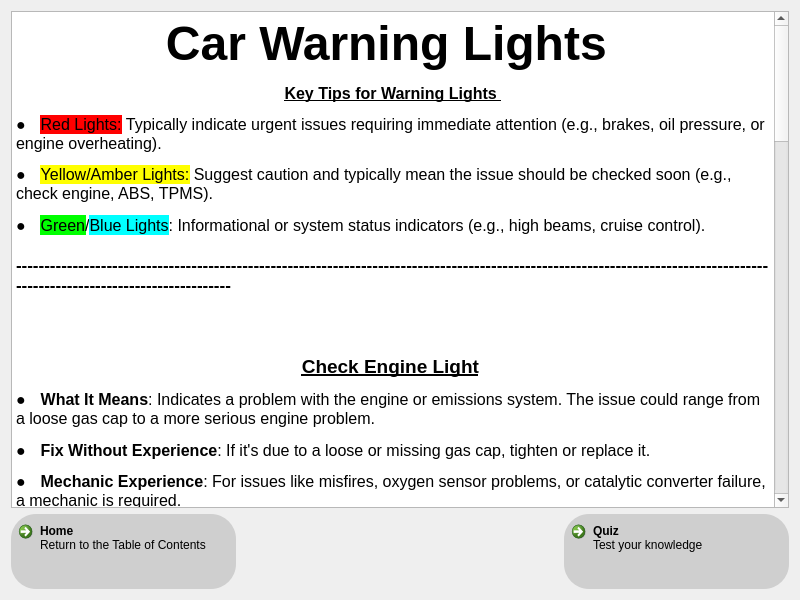
<?xml version="1.0" encoding="UTF-8"?>
<ui version="4.0">
 <class>warningLightsInfoForm</class>
 <widget class="QWidget" name="warningLightsInfoForm">
  <property name="geometry">
   <rect>
    <x>0</x>
    <y>0</y>
    <width>800</width>
    <height>600</height>
   </rect>
  </property>
  <property name="sizePolicy">
   <sizepolicy hsizetype="Expanding" vsizetype="Expanding">
    <horstretch>0</horstretch>
    <verstretch>0</verstretch>
   </sizepolicy>
  </property>
  <property name="minimumSize">
   <size>
    <width>800</width>
    <height>600</height>
   </size>
  </property>
  <property name="maximumSize">
   <size>
    <width>3840</width>
    <height>2160</height>
   </size>
  </property>
  <property name="windowTitle">
   <string>Form</string>
  </property>
  <layout class="QVBoxLayout" name="verticalLayout" stretch="0,0">
   <item>
    <widget class="QTextBrowser" name="textBrowser">
     <property name="html">
      <string>&lt;!DOCTYPE HTML PUBLIC &quot;-//W3C//DTD HTML 4.0//EN&quot; &quot;http://www.w3.org/TR/REC-html40/strict.dtd&quot;&gt;
&lt;html&gt;&lt;head&gt;&lt;meta name=&quot;qrichtext&quot; content=&quot;1&quot; /&gt;&lt;meta charset=&quot;utf-8&quot; /&gt;&lt;style type=&quot;text/css&quot;&gt;
p, li { white-space: pre-wrap; }
hr { height: 1px; border-width: 0; }
li.unchecked::marker { content: &quot;\2610&quot;; }
li.checked::marker { content: &quot;\2612&quot;; }
&lt;/style&gt;&lt;/head&gt;&lt;body style=&quot; font-family:'.AppleSystemUIFont'; font-size:13pt; font-weight:400; font-style:normal;&quot;&gt;
&lt;p align=&quot;center&quot; style=&quot; margin-top:0px; margin-bottom:12px; margin-left:0px; margin-right:0px; -qt-block-indent:0; text-indent:0px;&quot;&gt;&lt;span style=&quot; font-size:36pt; font-weight:700;&quot;&gt;Car Warning Lights&lt;/span&gt;&lt;span style=&quot; font-size:36pt;&quot;&gt; &lt;/span&gt;&lt;/p&gt;
&lt;p align=&quot;center&quot; style=&quot; margin-top:0px; margin-bottom:12px; margin-left:0px; margin-right:0px; -qt-block-indent:0; text-indent:0px;&quot;&gt;&lt;span style=&quot; font-size:12pt; font-weight:700; text-decoration: underline;&quot;&gt;Key Tips for Warning Lights&lt;/span&gt;&lt;span style=&quot; font-weight:700; text-decoration: underline;&quot;&gt; &lt;/span&gt;&lt;/p&gt;
&lt;p style=&quot; margin-top:0px; margin-bottom:0px; margin-left:0px; margin-right:0px; -qt-block-indent:0; text-indent:0px;&quot;&gt;&lt;span style=&quot; font-size:12pt;&quot;&gt;●&lt;/span&gt;&lt;span style=&quot; font-family:'Times New Roman'; font-size:7pt;&quot;&gt;      &lt;/span&gt;&lt;span style=&quot; font-size:12pt; color:#000000; background-color:#ff0000;&quot;&gt;Red Lights:&lt;/span&gt;&lt;span style=&quot; font-size:12pt; color:#000000;&quot;&gt; &lt;/span&gt;&lt;span style=&quot; font-size:12pt;&quot;&gt;Typically indicate urgent issues requiring immediate attention (e.g., brakes, oil pressure, or engine overheating).&lt;/span&gt; &lt;/p&gt;
&lt;p style=&quot; margin-top:12px; margin-bottom:12px; margin-left:0px; margin-right:0px; -qt-block-indent:0; text-indent:0px;&quot;&gt;&lt;span style=&quot; font-size:12pt;&quot;&gt;●&lt;/span&gt;&lt;span style=&quot; font-family:'Times New Roman'; font-size:7pt;&quot;&gt;      &lt;/span&gt;&lt;span style=&quot; font-size:12pt; background-color:#ffff00;&quot;&gt;Yellow/Amber Lights:&lt;/span&gt;&lt;span style=&quot; font-size:12pt;&quot;&gt; Suggest caution and typically mean the issue should be checked soon (e.g., check engine, ABS, TPMS).&lt;/span&gt; &lt;/p&gt;
&lt;p style=&quot; margin-top:0px; margin-bottom:0px; margin-left:0px; margin-right:0px; -qt-block-indent:0; text-indent:0px;&quot;&gt;&lt;span style=&quot; font-size:12pt;&quot;&gt;●&lt;/span&gt;&lt;span style=&quot; font-family:'Times New Roman'; font-size:7pt;&quot;&gt;      &lt;/span&gt;&lt;span style=&quot; font-size:12pt; background-color:#00ff00;&quot;&gt;Green&lt;/span&gt;&lt;span style=&quot; font-size:12pt;&quot;&gt;/&lt;/span&gt;&lt;span style=&quot; font-size:12pt; background-color:#00ffff;&quot;&gt;Blue Lights&lt;/span&gt;&lt;span style=&quot; font-size:12pt;&quot;&gt;: Informational or system status indicators (e.g., high beams, cruise control).&lt;/span&gt; &lt;/p&gt;
&lt;p style=&quot;-qt-paragraph-type:empty; margin-top:0px; margin-bottom:0px; margin-left:0px; margin-right:0px; -qt-block-indent:0; text-indent:0px;&quot;&gt;&lt;br /&gt;&lt;/p&gt;
&lt;p style=&quot; margin-top:0px; margin-bottom:0px; margin-left:0px; margin-right:0px; -qt-block-indent:0; text-indent:0px;&quot;&gt;&lt;span style=&quot; font-family:'Arial','sans-serif'; font-weight:700;&quot;&gt;---------------------------------------------------------------------------------------------------------------------------------------------------------------------------&lt;/span&gt;&lt;/p&gt;
&lt;p style=&quot;-qt-paragraph-type:empty; margin-top:0px; margin-bottom:0px; margin-left:0px; margin-right:0px; -qt-block-indent:0; text-indent:0px; font-family:'Arial','sans-serif'; font-weight:700;&quot;&gt;&lt;br /&gt;&lt;/p&gt;
&lt;p align=&quot;center&quot; style=&quot; margin-top:0px; margin-bottom:0px; margin-left:0px; margin-right:0px; -qt-block-indent:0; text-indent:0px;&quot;&gt; &lt;img src=&quot;:/images/CheckEngineLight.png&quot; width=&quot;150&quot; height=&quot;100&quot; /&gt;&lt;/p&gt;
&lt;p align=&quot;center&quot; style=&quot;-qt-paragraph-type:empty; margin-top:0px; margin-bottom:0px; margin-left:0px; margin-right:0px; -qt-block-indent:0; text-indent:0px;&quot;&gt;&lt;br /&gt;&lt;/p&gt;
&lt;p align=&quot;center&quot; style=&quot; margin-top:0px; margin-bottom:12px; margin-left:0px; margin-right:0px; -qt-block-indent:0; text-indent:0px;&quot;&gt;&lt;span style=&quot; font-size:14pt; font-weight:700; text-decoration: underline;&quot;&gt;Check Engine Light&lt;/span&gt;&lt;span style=&quot; font-size:14pt; font-weight:700;&quot;&gt; &lt;/span&gt;&lt;/p&gt;
&lt;p style=&quot; margin-top:0px; margin-bottom:0px; margin-left:0px; margin-right:0px; -qt-block-indent:0; text-indent:0px;&quot;&gt;&lt;span style=&quot; font-size:12pt;&quot;&gt;●&lt;/span&gt;&lt;span style=&quot; font-family:'Times New Roman'; font-size:7pt;&quot;&gt;      &lt;/span&gt;&lt;span style=&quot; font-size:12pt; font-weight:700;&quot;&gt;What It Means&lt;/span&gt;&lt;span style=&quot; font-size:12pt;&quot;&gt;: Indicates a problem with the engine or emissions system. The issue could range from a loose gas cap to a more serious engine problem.&lt;/span&gt; &lt;/p&gt;
&lt;p style=&quot; margin-top:12px; margin-bottom:12px; margin-left:0px; margin-right:0px; -qt-block-indent:0; text-indent:0px;&quot;&gt;&lt;span style=&quot; font-size:12pt;&quot;&gt;●&lt;/span&gt;&lt;span style=&quot; font-family:'Times New Roman'; font-size:7pt;&quot;&gt;      &lt;/span&gt;&lt;span style=&quot; font-size:12pt; font-weight:700;&quot;&gt;Fix Without Experience&lt;/span&gt;&lt;span style=&quot; font-size:12pt;&quot;&gt;: If it's due to a loose or missing gas cap, tighten or replace it.&lt;/span&gt; &lt;/p&gt;
&lt;p style=&quot; margin-top:0px; margin-bottom:0px; margin-left:0px; margin-right:0px; -qt-block-indent:0; text-indent:0px;&quot;&gt;&lt;span style=&quot; font-size:12pt;&quot;&gt;●&lt;/span&gt;&lt;span style=&quot; font-family:'Times New Roman'; font-size:7pt;&quot;&gt;      &lt;/span&gt;&lt;span style=&quot; font-size:12pt; font-weight:700;&quot;&gt;Mechanic Experience&lt;/span&gt;&lt;span style=&quot; font-size:12pt;&quot;&gt;: For issues like misfires, oxygen sensor problems, or catalytic converter failure, a mechanic is required.&lt;/span&gt; &lt;/p&gt;
&lt;p style=&quot;-qt-paragraph-type:empty; margin-top:0px; margin-bottom:0px; margin-left:0px; margin-right:0px; -qt-block-indent:0; text-indent:0px;&quot;&gt;&lt;br /&gt;&lt;/p&gt;
&lt;p style=&quot; margin-top:0px; margin-bottom:0px; margin-left:0px; margin-right:0px; -qt-block-indent:0; text-indent:0px;&quot;&gt;&lt;span style=&quot; font-family:'Arial','sans-serif'; font-weight:700;&quot;&gt;---------------------------------------------------------------------------------------------------------------------------------------------------------------------------&lt;/span&gt;&lt;/p&gt;
&lt;p style=&quot;-qt-paragraph-type:empty; margin-top:0px; margin-bottom:0px; margin-left:0px; margin-right:0px; -qt-block-indent:0; text-indent:0px;&quot;&gt;&lt;br /&gt;&lt;/p&gt;
&lt;p align=&quot;center&quot; style=&quot; margin-top:0px; margin-bottom:0px; margin-left:0px; margin-right:0px; -qt-block-indent:0; text-indent:0px;&quot;&gt;&lt;img src=&quot;:/images/oilPressureLight.png&quot; /&gt;&lt;/p&gt;
&lt;p align=&quot;center&quot; style=&quot;-qt-paragraph-type:empty; margin-top:0px; margin-bottom:12px; margin-left:0px; margin-right:0px; -qt-block-indent:0; text-indent:0px;&quot;&gt;&lt;br /&gt;&lt;/p&gt;
&lt;p align=&quot;center&quot; style=&quot; margin-top:0px; margin-bottom:12px; margin-left:0px; margin-right:0px; -qt-block-indent:0; text-indent:0px;&quot;&gt;&lt;span style=&quot; font-size:14pt; font-weight:700; text-decoration: underline;&quot;&gt;Oil Pressure Warning Light &lt;/span&gt;&lt;/p&gt;
&lt;p style=&quot; margin-top:0px; margin-bottom:0px; margin-left:0px; margin-right:0px; -qt-block-indent:0; text-indent:0px;&quot;&gt;&lt;span style=&quot; font-size:12pt;&quot;&gt;●&lt;/span&gt;&lt;span style=&quot; font-family:'Times New Roman'; font-size:7pt;&quot;&gt;      &lt;/span&gt;&lt;span style=&quot; font-size:12pt; font-weight:700;&quot;&gt;What It Means&lt;/span&gt;&lt;span style=&quot; font-size:12pt;&quot;&gt;: Indicates low oil pressure, which could be due to low oil levels or a more serious problem like an oil pump failure.&lt;/span&gt; &lt;/p&gt;
&lt;p style=&quot; margin-top:12px; margin-bottom:12px; margin-left:0px; margin-right:0px; -qt-block-indent:0; text-indent:0px;&quot;&gt;&lt;span style=&quot; font-size:12pt;&quot;&gt;●&lt;/span&gt;&lt;span style=&quot; font-family:'Times New Roman'; font-size:7pt;&quot;&gt;      &lt;/span&gt;&lt;span style=&quot; font-size:12pt; font-weight:700;&quot;&gt;Fix Without Experience&lt;/span&gt;&lt;span style=&quot; font-size:12pt;&quot;&gt;: Check the oil level and add oil if it’s low.&lt;/span&gt; &lt;/p&gt;
&lt;p style=&quot; margin-top:0px; margin-bottom:0px; margin-left:0px; margin-right:0px; -qt-block-indent:0; text-indent:0px;&quot;&gt;&lt;span style=&quot; font-size:12pt;&quot;&gt;●&lt;/span&gt;&lt;span style=&quot; font-family:'Times New Roman'; font-size:7pt;&quot;&gt;      &lt;/span&gt;&lt;span style=&quot; font-size:12pt; font-weight:700;&quot;&gt;Mechanic Experience&lt;/span&gt;&lt;span style=&quot; font-size:12pt;&quot;&gt;: If the light stays on after adding oil, a mechanic should inspect for leaks or pump failure.&lt;/span&gt; &lt;/p&gt;
&lt;p style=&quot;-qt-paragraph-type:empty; margin-top:0px; margin-bottom:0px; margin-left:0px; margin-right:0px; -qt-block-indent:0; text-indent:0px;&quot;&gt;&lt;br /&gt;&lt;/p&gt;
&lt;p style=&quot; margin-top:0px; margin-bottom:0px; margin-left:0px; margin-right:0px; -qt-block-indent:0; text-indent:0px;&quot;&gt;&lt;span style=&quot; font-family:'Arial','sans-serif'; font-weight:700;&quot;&gt;---------------------------------------------------------------------------------------------------------------------------------------------------------------------------&lt;/span&gt;&lt;/p&gt;
&lt;p style=&quot;-qt-paragraph-type:empty; margin-top:0px; margin-bottom:0px; margin-left:0px; margin-right:0px; -qt-block-indent:0; text-indent:0px;&quot;&gt;&lt;br /&gt;&lt;/p&gt;
&lt;p align=&quot;center&quot; style=&quot; margin-top:0px; margin-bottom:0px; margin-left:0px; margin-right:0px; -qt-block-indent:0; text-indent:0px;&quot;&gt;&lt;img src=&quot;:/images/BatteryWarningLight.png&quot; width=&quot;150&quot; height=&quot;100&quot; /&gt;&lt;/p&gt;
&lt;p align=&quot;center&quot; style=&quot;-qt-paragraph-type:empty; margin-top:0px; margin-bottom:0px; margin-left:0px; margin-right:0px; -qt-block-indent:0; text-indent:0px;&quot;&gt;&lt;br /&gt;&lt;/p&gt;
&lt;p align=&quot;center&quot; style=&quot; margin-top:0px; margin-bottom:12px; margin-left:0px; margin-right:0px; -qt-block-indent:0; text-indent:0px;&quot;&gt;&lt;span style=&quot; font-size:14pt; font-weight:700; text-decoration: underline;&quot;&gt;Battery/Charging System Warning Light &lt;/span&gt;&lt;/p&gt;
&lt;p style=&quot; margin-top:0px; margin-bottom:0px; margin-left:0px; margin-right:0px; -qt-block-indent:0; text-indent:0px;&quot;&gt;&lt;span style=&quot; font-size:12pt;&quot;&gt;●&lt;/span&gt;&lt;span style=&quot; font-family:'Times New Roman'; font-size:7pt;&quot;&gt;      &lt;/span&gt;&lt;span style=&quot; font-size:12pt; font-weight:700;&quot;&gt;What It Means&lt;/span&gt;&lt;span style=&quot; font-size:12pt;&quot;&gt;: Suggests a problem with the battery or alternator, meaning the car’s electrical system isn’t being charged.&lt;/span&gt; &lt;/p&gt;
&lt;p style=&quot; margin-top:12px; margin-bottom:12px; margin-left:0px; margin-right:0px; -qt-block-indent:0; text-indent:0px;&quot;&gt;&lt;span style=&quot; font-size:12pt;&quot;&gt;●&lt;/span&gt;&lt;span style=&quot; font-family:'Times New Roman'; font-size:7pt;&quot;&gt;      &lt;/span&gt;&lt;span style=&quot; font-size:12pt; font-weight:700;&quot;&gt;Fix Without Experience&lt;/span&gt;&lt;span style=&quot; font-size:12pt;&quot;&gt;: Check the battery terminals for corrosion and clean them. Ensure connections are tight.&lt;/span&gt; &lt;/p&gt;
&lt;p style=&quot; margin-top:0px; margin-bottom:0px; margin-left:0px; margin-right:0px; -qt-block-indent:0; text-indent:0px;&quot;&gt;&lt;span style=&quot; font-size:12pt;&quot;&gt;●&lt;/span&gt;&lt;span style=&quot; font-family:'Times New Roman'; font-size:7pt;&quot;&gt;      &lt;/span&gt;&lt;span style=&quot; font-size:12pt; font-weight:700;&quot;&gt;Mechanic Experience&lt;/span&gt;&lt;span style=&quot; font-size:12pt;&quot;&gt;: If the battery or alternator needs replacing, professional assistance is required.&lt;/span&gt; &lt;/p&gt;
&lt;p style=&quot;-qt-paragraph-type:empty; margin-top:0px; margin-bottom:0px; margin-left:0px; margin-right:0px; -qt-block-indent:0; text-indent:0px;&quot;&gt;&lt;br /&gt;&lt;/p&gt;
&lt;p style=&quot; margin-top:0px; margin-bottom:0px; margin-left:0px; margin-right:0px; -qt-block-indent:0; text-indent:0px;&quot;&gt;&lt;span style=&quot; font-family:'Arial','sans-serif'; font-weight:700;&quot;&gt;---------------------------------------------------------------------------------------------------------------------------------------------------------------------------&lt;/span&gt;&lt;/p&gt;
&lt;p style=&quot;-qt-paragraph-type:empty; margin-top:0px; margin-bottom:0px; margin-left:0px; margin-right:0px; -qt-block-indent:0; text-indent:0px; font-family:'Arial','sans-serif'; font-weight:700;&quot;&gt;&lt;br /&gt;&lt;/p&gt;
&lt;p align=&quot;center&quot; style=&quot; margin-top:0px; margin-bottom:0px; margin-left:0px; margin-right:0px; -qt-block-indent:0; text-indent:0px;&quot;&gt;&lt;img src=&quot;:/images/BrakeWarningLight.png&quot; width=&quot;150&quot; height=&quot;100&quot; /&gt;&lt;/p&gt;
&lt;p style=&quot;-qt-paragraph-type:empty; margin-top:0px; margin-bottom:0px; margin-left:0px; margin-right:0px; -qt-block-indent:0; text-indent:0px;&quot;&gt;&lt;br /&gt;&lt;/p&gt;
&lt;p align=&quot;center&quot; style=&quot; margin-top:0px; margin-bottom:12px; margin-left:0px; margin-right:0px; -qt-block-indent:0; text-indent:0px;&quot;&gt;&lt;span style=&quot; font-size:14pt; font-weight:700; text-decoration: underline;&quot;&gt;Brake System Warning Light &lt;/span&gt;&lt;/p&gt;
&lt;p style=&quot; margin-top:0px; margin-bottom:0px; margin-left:0px; margin-right:0px; -qt-block-indent:0; text-indent:0px;&quot;&gt;&lt;span style=&quot; font-size:12pt;&quot;&gt;●&lt;/span&gt;&lt;span style=&quot; font-family:'Times New Roman'; font-size:7pt;&quot;&gt;      &lt;/span&gt;&lt;span style=&quot; font-size:12pt; font-weight:700;&quot;&gt;What It Means&lt;/span&gt;&lt;span style=&quot; font-size:12pt;&quot;&gt;: Indicates low brake fluid, worn brake pads, or a problem with the brake system.&lt;/span&gt; &lt;/p&gt;
&lt;p style=&quot; margin-top:12px; margin-bottom:12px; margin-left:0px; margin-right:0px; -qt-block-indent:0; text-indent:0px;&quot;&gt;&lt;span style=&quot; font-size:12pt;&quot;&gt;●&lt;/span&gt;&lt;span style=&quot; font-family:'Times New Roman'; font-size:7pt;&quot;&gt;      &lt;/span&gt;&lt;span style=&quot; font-size:12pt; font-weight:700;&quot;&gt;Fix Without Experience&lt;/span&gt;&lt;span style=&quot; font-size:12pt;&quot;&gt;: Check and top off brake fluid if it’s low.&lt;/span&gt; &lt;/p&gt;
&lt;p style=&quot; margin-top:0px; margin-bottom:0px; margin-left:0px; margin-right:0px; -qt-block-indent:0; text-indent:0px;&quot;&gt;&lt;span style=&quot; font-size:12pt;&quot;&gt;●&lt;/span&gt;&lt;span style=&quot; font-family:'Times New Roman'; font-size:7pt;&quot;&gt;      &lt;/span&gt;&lt;span style=&quot; font-size:12pt; font-weight:700;&quot;&gt;Mechanic Experience&lt;/span&gt;&lt;span style=&quot; font-size:12pt;&quot;&gt;: If the problem persists or brakes feel soft, seek a mechanic immediately.&lt;/span&gt; &lt;/p&gt;
&lt;p style=&quot;-qt-paragraph-type:empty; margin-top:0px; margin-bottom:0px; margin-left:0px; margin-right:0px; -qt-block-indent:0; text-indent:0px;&quot;&gt;&lt;br /&gt;&lt;/p&gt;
&lt;p style=&quot; margin-top:0px; margin-bottom:0px; margin-left:0px; margin-right:0px; -qt-block-indent:0; text-indent:0px;&quot;&gt;&lt;span style=&quot; font-family:'Arial','sans-serif'; font-weight:700;&quot;&gt;---------------------------------------------------------------------------------------------------------------------------------------------------------------------------&lt;/span&gt;&lt;/p&gt;
&lt;p style=&quot;-qt-paragraph-type:empty; margin-top:0px; margin-bottom:0px; margin-left:0px; margin-right:0px; -qt-block-indent:0; text-indent:0px;&quot;&gt;&lt;br /&gt;&lt;/p&gt;
&lt;p align=&quot;center&quot; style=&quot; margin-top:0px; margin-bottom:0px; margin-left:0px; margin-right:0px; -qt-block-indent:0; text-indent:0px;&quot;&gt;&lt;img src=&quot;:/images/tirePressureWarning.png&quot; width=&quot;150&quot; height=&quot;100&quot; /&gt;&lt;/p&gt;
&lt;p style=&quot;-qt-paragraph-type:empty; margin-top:0px; margin-bottom:0px; margin-left:0px; margin-right:0px; -qt-block-indent:0; text-indent:0px;&quot;&gt;&lt;br /&gt;&lt;/p&gt;
&lt;p align=&quot;center&quot; style=&quot; margin-top:0px; margin-bottom:12px; margin-left:0px; margin-right:0px; -qt-block-indent:0; text-indent:0px;&quot;&gt;&lt;span style=&quot; font-size:14pt; font-weight:700; text-decoration: underline;&quot;&gt;Tire Pressure Monitoring System (TPMS) Light &lt;/span&gt;&lt;/p&gt;
&lt;p style=&quot; margin-top:0px; margin-bottom:0px; margin-left:0px; margin-right:0px; -qt-block-indent:0; text-indent:0px;&quot;&gt;&lt;span style=&quot; font-size:12pt;&quot;&gt;●&lt;/span&gt;&lt;span style=&quot; font-family:'Times New Roman'; font-size:7pt;&quot;&gt;      &lt;/span&gt;&lt;span style=&quot; font-size:12pt; font-weight:700;&quot;&gt;What It Means&lt;/span&gt;&lt;span style=&quot; font-size:12pt;&quot;&gt;: Signals low tire pressure in one or more tires.&lt;/span&gt; &lt;/p&gt;
&lt;p style=&quot; margin-top:12px; margin-bottom:12px; margin-left:0px; margin-right:0px; -qt-block-indent:0; text-indent:0px;&quot;&gt;&lt;span style=&quot; font-size:12pt;&quot;&gt;●&lt;/span&gt;&lt;span style=&quot; font-family:'Times New Roman'; font-size:7pt;&quot;&gt;      &lt;/span&gt;&lt;span style=&quot; font-size:12pt; font-weight:700;&quot;&gt;Fix Without Experience&lt;/span&gt;&lt;span style=&quot; font-size:12pt;&quot;&gt;: Use a tire pressure gauge to check and inflate tires to the recommended pressure.&lt;/span&gt; &lt;/p&gt;
&lt;p style=&quot; margin-top:0px; margin-bottom:0px; margin-left:0px; margin-right:0px; -qt-block-indent:0; text-indent:0px;&quot;&gt;&lt;span style=&quot; font-size:12pt;&quot;&gt;●&lt;/span&gt;&lt;span style=&quot; font-family:'Times New Roman'; font-size:7pt;&quot;&gt;      &lt;/span&gt;&lt;span style=&quot; font-size:12pt; font-weight:700;&quot;&gt;Mechanic Experience&lt;/span&gt;&lt;span style=&quot; font-size:12pt;&quot;&gt;: If the light stays on, there may be a sensor issue requiring a mechanic.&lt;/span&gt; &lt;/p&gt;
&lt;p style=&quot;-qt-paragraph-type:empty; margin-top:0px; margin-bottom:0px; margin-left:0px; margin-right:0px; -qt-block-indent:0; text-indent:0px;&quot;&gt;&lt;br /&gt;&lt;/p&gt;
&lt;p style=&quot; margin-top:0px; margin-bottom:0px; margin-left:0px; margin-right:0px; -qt-block-indent:0; text-indent:0px;&quot;&gt;&lt;span style=&quot; font-family:'Arial','sans-serif'; font-weight:700;&quot;&gt;---------------------------------------------------------------------------------------------------------------------------------------------------------------------------&lt;/span&gt;&lt;/p&gt;
&lt;p style=&quot;-qt-paragraph-type:empty; margin-top:0px; margin-bottom:0px; margin-left:0px; margin-right:0px; -qt-block-indent:0; text-indent:0px;&quot;&gt;&lt;br /&gt;&lt;/p&gt;
&lt;p align=&quot;center&quot; style=&quot; margin-top:0px; margin-bottom:0px; margin-left:0px; margin-right:0px; -qt-block-indent:0; text-indent:0px;&quot;&gt;&lt;img src=&quot;:/images/CoolantWarningLight.png&quot; width=&quot;150&quot; height=&quot;100&quot; /&gt;&lt;/p&gt;
&lt;p align=&quot;center&quot; style=&quot;-qt-paragraph-type:empty; margin-top:0px; margin-bottom:0px; margin-left:0px; margin-right:0px; -qt-block-indent:0; text-indent:0px;&quot;&gt;&lt;br /&gt;&lt;/p&gt;
&lt;p align=&quot;center&quot; style=&quot; margin-top:0px; margin-bottom:12px; margin-left:0px; margin-right:0px; -qt-block-indent:0; text-indent:0px;&quot;&gt;&lt;span style=&quot; font-size:14pt; font-weight:700; text-decoration: underline;&quot;&gt;Coolant Temperature Warning Light &lt;/span&gt;&lt;/p&gt;
&lt;p style=&quot; margin-top:0px; margin-bottom:0px; margin-left:0px; margin-right:0px; -qt-block-indent:0; text-indent:0px;&quot;&gt;&lt;span style=&quot; font-size:12pt;&quot;&gt;●&lt;/span&gt;&lt;span style=&quot; font-family:'Times New Roman'; font-size:7pt;&quot;&gt;      &lt;/span&gt;&lt;span style=&quot; font-size:12pt; font-weight:700;&quot;&gt;What It Means&lt;/span&gt;&lt;span style=&quot; font-size:12pt;&quot;&gt;: Indicates the engine is overheating.&lt;/span&gt; &lt;/p&gt;
&lt;p style=&quot; margin-top:12px; margin-bottom:12px; margin-left:0px; margin-right:0px; -qt-block-indent:0; text-indent:0px;&quot;&gt;&lt;span style=&quot; font-size:12pt;&quot;&gt;●&lt;/span&gt;&lt;span style=&quot; font-family:'Times New Roman'; font-size:7pt;&quot;&gt;      &lt;/span&gt;&lt;span style=&quot; font-size:12pt; font-weight:700;&quot;&gt;Fix Without Experience&lt;/span&gt;&lt;span style=&quot; font-size:12pt;&quot;&gt;: Check coolant levels and add coolant if needed (only when the engine is cool).&lt;/span&gt; &lt;/p&gt;
&lt;p style=&quot; margin-top:0px; margin-bottom:0px; margin-left:0px; margin-right:0px; -qt-block-indent:0; text-indent:0px;&quot;&gt;&lt;span style=&quot; font-size:12pt;&quot;&gt;●&lt;/span&gt;&lt;span style=&quot; font-family:'Times New Roman'; font-size:7pt;&quot;&gt;      &lt;/span&gt;&lt;span style=&quot; font-size:12pt; font-weight:700;&quot;&gt;Mechanic Experience&lt;/span&gt;&lt;span style=&quot; font-size:12pt;&quot;&gt;: If overheating persists, it could indicate a radiator, thermostat, or water pump issue.&lt;/span&gt; &lt;/p&gt;
&lt;p style=&quot;-qt-paragraph-type:empty; margin-top:0px; margin-bottom:0px; margin-left:0px; margin-right:0px; -qt-block-indent:0; text-indent:0px;&quot;&gt;&lt;br /&gt;&lt;/p&gt;
&lt;p style=&quot; margin-top:0px; margin-bottom:0px; margin-left:0px; margin-right:0px; -qt-block-indent:0; text-indent:0px;&quot;&gt;&lt;span style=&quot; font-family:'Arial','sans-serif'; font-weight:700;&quot;&gt;---------------------------------------------------------------------------------------------------------------------------------------------------------------------------&lt;/span&gt;&lt;/p&gt;
&lt;p style=&quot;-qt-paragraph-type:empty; margin-top:0px; margin-bottom:0px; margin-left:0px; margin-right:0px; -qt-block-indent:0; text-indent:0px;&quot;&gt;&lt;br /&gt;&lt;/p&gt;
&lt;p align=&quot;center&quot; style=&quot; margin-top:0px; margin-bottom:0px; margin-left:0px; margin-right:0px; -qt-block-indent:0; text-indent:0px;&quot;&gt;&lt;img src=&quot;:/images/ABSWarningLight.png&quot; width=&quot;150&quot; height=&quot;100&quot; /&gt;&lt;/p&gt;
&lt;p align=&quot;center&quot; style=&quot;-qt-paragraph-type:empty; margin-top:0px; margin-bottom:0px; margin-left:0px; margin-right:0px; -qt-block-indent:0; text-indent:0px;&quot;&gt;&lt;br /&gt;&lt;/p&gt;
&lt;p align=&quot;center&quot; style=&quot; margin-top:0px; margin-bottom:12px; margin-left:0px; margin-right:0px; -qt-block-indent:0; text-indent:0px;&quot;&gt;&lt;span style=&quot; font-size:14pt; font-weight:700; text-decoration: underline;&quot;&gt;ABS (Anti-lock Braking System) Warning Light &lt;/span&gt; &lt;/p&gt;
&lt;p style=&quot; margin-top:0px; margin-bottom:0px; margin-left:0px; margin-right:0px; -qt-block-indent:0; text-indent:0px;&quot;&gt;&lt;span style=&quot; font-size:12pt;&quot;&gt;●&lt;/span&gt;&lt;span style=&quot; font-family:'Times New Roman'; font-size:7pt;&quot;&gt;      &lt;/span&gt;&lt;span style=&quot; font-size:12pt; font-weight:700;&quot;&gt;What It Means&lt;/span&gt;&lt;span style=&quot; font-size:12pt;&quot;&gt;: A problem with the ABS system, which prevents wheels from locking during braking.&lt;/span&gt; &lt;/p&gt;
&lt;p style=&quot; margin-top:12px; margin-bottom:12px; margin-left:0px; margin-right:0px; -qt-block-indent:0; text-indent:0px;&quot;&gt;&lt;span style=&quot; font-size:12pt;&quot;&gt;●&lt;/span&gt;&lt;span style=&quot; font-family:'Times New Roman'; font-size:7pt;&quot;&gt;      &lt;/span&gt;&lt;span style=&quot; font-size:12pt; font-weight:700;&quot;&gt;Fix Without Experience&lt;/span&gt;&lt;span style=&quot; font-size:12pt;&quot;&gt;: No DIY fixes for this light.&lt;/span&gt; &lt;/p&gt;
&lt;p style=&quot; margin-top:0px; margin-bottom:0px; margin-left:0px; margin-right:0px; -qt-block-indent:0; text-indent:0px;&quot;&gt;&lt;span style=&quot; font-size:12pt;&quot;&gt;●&lt;/span&gt;&lt;span style=&quot; font-family:'Times New Roman'; font-size:7pt;&quot;&gt;      &lt;/span&gt;&lt;span style=&quot; font-size:12pt; font-weight:700;&quot;&gt;Mechanic Experience&lt;/span&gt;&lt;span style=&quot; font-size:12pt;&quot;&gt;: Requires diagnosis and repair by a professional.&lt;/span&gt; &lt;/p&gt;
&lt;p style=&quot;-qt-paragraph-type:empty; margin-top:0px; margin-bottom:0px; margin-left:0px; margin-right:0px; -qt-block-indent:0; text-indent:0px;&quot;&gt;&lt;br /&gt;&lt;/p&gt;
&lt;p style=&quot; margin-top:0px; margin-bottom:0px; margin-left:0px; margin-right:0px; -qt-block-indent:0; text-indent:0px;&quot;&gt;&lt;span style=&quot; font-family:'Arial','sans-serif'; font-weight:700;&quot;&gt;---------------------------------------------------------------------------------------------------------------------------------------------------------------------------&lt;/span&gt;&lt;/p&gt;
&lt;p style=&quot;-qt-paragraph-type:empty; margin-top:0px; margin-bottom:0px; margin-left:0px; margin-right:0px; -qt-block-indent:0; text-indent:0px;&quot;&gt;&lt;br /&gt;&lt;/p&gt;
&lt;p align=&quot;center&quot; style=&quot; margin-top:0px; margin-bottom:0px; margin-left:0px; margin-right:0px; -qt-block-indent:0; text-indent:0px;&quot;&gt;&lt;img src=&quot;:/images/AirbagWarningLight.png&quot; width=&quot;150&quot; height=&quot;100&quot; /&gt;&lt;/p&gt;
&lt;p align=&quot;center&quot; style=&quot;-qt-paragraph-type:empty; margin-top:0px; margin-bottom:0px; margin-left:0px; margin-right:0px; -qt-block-indent:0; text-indent:0px;&quot;&gt;&lt;br /&gt;&lt;/p&gt;
&lt;p align=&quot;center&quot; style=&quot; margin-top:0px; margin-bottom:12px; margin-left:0px; margin-right:0px; -qt-block-indent:0; text-indent:0px;&quot;&gt;&lt;span style=&quot; font-size:14pt; font-weight:700; text-decoration: underline;&quot;&gt;Airbag Warning Light &lt;/span&gt;&lt;/p&gt;
&lt;p style=&quot; margin-top:0px; margin-bottom:0px; margin-left:0px; margin-right:0px; -qt-block-indent:0; text-indent:0px;&quot;&gt;&lt;span style=&quot; font-size:12pt;&quot;&gt;●&lt;/span&gt;&lt;span style=&quot; font-family:'Times New Roman'; font-size:7pt;&quot;&gt;      &lt;/span&gt;&lt;span style=&quot; font-size:12pt; font-weight:700;&quot;&gt;What It Means&lt;/span&gt;&lt;span style=&quot; font-size:12pt;&quot;&gt;: Signals an issue with the airbag system, which may prevent airbags from deploying in a crash.&lt;/span&gt; &lt;/p&gt;
&lt;p style=&quot; margin-top:12px; margin-bottom:12px; margin-left:0px; margin-right:0px; -qt-block-indent:0; text-indent:0px;&quot;&gt;&lt;span style=&quot; font-size:12pt;&quot;&gt;●&lt;/span&gt;&lt;span style=&quot; font-family:'Times New Roman'; font-size:7pt;&quot;&gt;      &lt;/span&gt;&lt;span style=&quot; font-size:12pt; font-weight:700;&quot;&gt;Fix Without Experience&lt;/span&gt;&lt;span style=&quot; font-size:12pt;&quot;&gt;: None. This is a safety-critical system.&lt;/span&gt; &lt;/p&gt;
&lt;p style=&quot; margin-top:0px; margin-bottom:0px; margin-left:0px; margin-right:0px; -qt-block-indent:0; text-indent:0px;&quot;&gt;&lt;span style=&quot; font-size:12pt;&quot;&gt;●&lt;/span&gt;&lt;span style=&quot; font-family:'Times New Roman'; font-size:7pt;&quot;&gt;      &lt;/span&gt;&lt;span style=&quot; font-size:12pt; font-weight:700;&quot;&gt;Mechanic Experience&lt;/span&gt;&lt;span style=&quot; font-size:12pt;&quot;&gt;: Requires professional diagnostics and repair.&lt;/span&gt; &lt;/p&gt;
&lt;p style=&quot;-qt-paragraph-type:empty; margin-top:0px; margin-bottom:0px; margin-left:0px; margin-right:0px; -qt-block-indent:0; text-indent:0px;&quot;&gt;&lt;br /&gt;&lt;/p&gt;
&lt;p style=&quot; margin-top:0px; margin-bottom:0px; margin-left:0px; margin-right:0px; -qt-block-indent:0; text-indent:0px;&quot;&gt;&lt;span style=&quot; font-family:'Arial','sans-serif'; font-weight:700;&quot;&gt;---------------------------------------------------------------------------------------------------------------------------------------------------------------------------&lt;/span&gt;&lt;/p&gt;
&lt;p style=&quot;-qt-paragraph-type:empty; margin-top:0px; margin-bottom:0px; margin-left:0px; margin-right:0px; -qt-block-indent:0; text-indent:0px;&quot;&gt;&lt;br /&gt;&lt;/p&gt;
&lt;p align=&quot;center&quot; style=&quot; margin-top:0px; margin-bottom:0px; margin-left:0px; margin-right:0px; -qt-block-indent:0; text-indent:0px;&quot;&gt;&lt;img src=&quot;:/images/TractionWarningLight.png&quot; width=&quot;150&quot; height=&quot;100&quot; /&gt;&lt;/p&gt;
&lt;p align=&quot;center&quot; style=&quot;-qt-paragraph-type:empty; margin-top:0px; margin-bottom:0px; margin-left:0px; margin-right:0px; -qt-block-indent:0; text-indent:0px;&quot;&gt;&lt;br /&gt;&lt;/p&gt;
&lt;p align=&quot;center&quot; style=&quot; margin-top:0px; margin-bottom:12px; margin-left:0px; margin-right:0px; -qt-block-indent:0; text-indent:0px;&quot;&gt;&lt;span style=&quot; font-size:14pt; font-weight:700; text-decoration: underline;&quot;&gt;Traction Control/ESP Light &lt;/span&gt;&lt;/p&gt;
&lt;p style=&quot; margin-top:0px; margin-bottom:0px; margin-left:0px; margin-right:0px; -qt-block-indent:0; text-indent:0px;&quot;&gt;&lt;span style=&quot; font-size:12pt;&quot;&gt;●&lt;/span&gt;&lt;span style=&quot; font-family:'Times New Roman'; font-size:7pt;&quot;&gt;      &lt;/span&gt;&lt;span style=&quot; font-size:12pt; font-weight:700;&quot;&gt;What It Means&lt;/span&gt;&lt;span style=&quot; font-size:12pt;&quot;&gt;: Indicates the traction control or electronic stability system is active or has a fault.&lt;/span&gt; &lt;/p&gt;
&lt;p style=&quot; margin-top:12px; margin-bottom:12px; margin-left:0px; margin-right:0px; -qt-block-indent:0; text-indent:0px;&quot;&gt;&lt;span style=&quot; font-size:12pt;&quot;&gt;●&lt;/span&gt;&lt;span style=&quot; font-family:'Times New Roman'; font-size:7pt;&quot;&gt;      &lt;/span&gt;&lt;span style=&quot; font-size:12pt; font-weight:700;&quot;&gt;Fix Without Experience&lt;/span&gt;&lt;span style=&quot; font-size:12pt;&quot;&gt;: If it’s due to slippery roads, no action is needed as the system is doing its job. If it stays on, restart the car.&lt;/span&gt; &lt;/p&gt;
&lt;p style=&quot; margin-top:0px; margin-bottom:0px; margin-left:0px; margin-right:0px; -qt-block-indent:0; text-indent:0px;&quot;&gt;&lt;span style=&quot; font-size:12pt;&quot;&gt;●&lt;/span&gt;&lt;span style=&quot; font-family:'Times New Roman'; font-size:7pt;&quot;&gt;      &lt;/span&gt;&lt;span style=&quot; font-size:12pt; font-weight:700;&quot;&gt;Mechanic Experience&lt;/span&gt;&lt;span style=&quot; font-size:12pt;&quot;&gt;: Persistent issues may require sensor replacement or repair.&lt;/span&gt; &lt;/p&gt;
&lt;p style=&quot;-qt-paragraph-type:empty; margin-top:0px; margin-bottom:0px; margin-left:0px; margin-right:0px; -qt-block-indent:0; text-indent:0px;&quot;&gt;&lt;br /&gt;&lt;/p&gt;
&lt;p style=&quot; margin-top:0px; margin-bottom:0px; margin-left:0px; margin-right:0px; -qt-block-indent:0; text-indent:0px;&quot;&gt;&lt;span style=&quot; font-family:'Arial','sans-serif'; font-weight:700;&quot;&gt;---------------------------------------------------------------------------------------------------------------------------------------------------------------------------&lt;/span&gt;&lt;/p&gt;
&lt;p style=&quot;-qt-paragraph-type:empty; margin-top:0px; margin-bottom:0px; margin-left:0px; margin-right:0px; -qt-block-indent:0; text-indent:0px; font-family:'Arial','sans-serif'; font-weight:700;&quot;&gt;&lt;br /&gt;&lt;/p&gt;
&lt;p align=&quot;center&quot; style=&quot; margin-top:0px; margin-bottom:0px; margin-left:0px; margin-right:0px; -qt-block-indent:0; text-indent:0px;&quot;&gt;&lt;img src=&quot;:/images/LowfuelLight.png&quot; width=&quot;140&quot; height=&quot;130&quot; /&gt;&lt;/p&gt;
&lt;p style=&quot; margin-top:0px; margin-bottom:0px; margin-left:0px; margin-right:0px; -qt-block-indent:0; text-indent:0px;&quot;&gt;&lt;span style=&quot; font-size:12pt;&quot;&gt; &lt;/span&gt; &lt;/p&gt;
&lt;p align=&quot;center&quot; style=&quot; margin-top:0px; margin-bottom:12px; margin-left:0px; margin-right:0px; -qt-block-indent:0; text-indent:0px;&quot;&gt;&lt;span style=&quot; font-size:14pt; font-weight:700; text-decoration: underline;&quot;&gt;Fuel Indicator Light &lt;/span&gt;&lt;/p&gt;
&lt;p style=&quot; margin-top:0px; margin-bottom:0px; margin-left:0px; margin-right:0px; -qt-block-indent:0; text-indent:0px;&quot;&gt;&lt;span style=&quot; font-size:12pt;&quot;&gt;●&lt;/span&gt;&lt;span style=&quot; font-family:'Times New Roman'; font-size:7pt;&quot;&gt;      &lt;/span&gt;&lt;span style=&quot; font-size:12pt; font-weight:700;&quot;&gt;What It Means&lt;/span&gt;&lt;span style=&quot; font-size:12pt;&quot;&gt;: Signals low fuel levels.&lt;/span&gt; &lt;/p&gt;
&lt;p style=&quot; margin-top:12px; margin-bottom:12px; margin-left:0px; margin-right:0px; -qt-block-indent:0; text-indent:0px;&quot;&gt;&lt;span style=&quot; font-size:12pt;&quot;&gt;●&lt;/span&gt;&lt;span style=&quot; font-family:'Times New Roman'; font-size:7pt;&quot;&gt;      &lt;/span&gt;&lt;span style=&quot; font-size:12pt; font-weight:700;&quot;&gt;Fix Without Experience&lt;/span&gt;&lt;span style=&quot; font-size:12pt;&quot;&gt;: Refuel the car.&lt;/span&gt; &lt;/p&gt;
&lt;p style=&quot; margin-top:0px; margin-bottom:0px; margin-left:0px; margin-right:0px; -qt-block-indent:0; text-indent:0px;&quot;&gt;&lt;span style=&quot; font-size:12pt;&quot;&gt;●&lt;/span&gt;&lt;span style=&quot; font-family:'Times New Roman'; font-size:7pt;&quot;&gt;      &lt;/span&gt;&lt;span style=&quot; font-size:12pt; font-weight:700;&quot;&gt;Mechanic Experience&lt;/span&gt;&lt;span style=&quot; font-size:12pt;&quot;&gt;: None required unless the fuel gauge itself is faulty.&lt;/span&gt; &lt;/p&gt;
&lt;p style=&quot;-qt-paragraph-type:empty; margin-top:0px; margin-bottom:0px; margin-left:0px; margin-right:0px; -qt-block-indent:0; text-indent:0px;&quot;&gt;&lt;br /&gt;&lt;/p&gt;
&lt;p style=&quot; margin-top:0px; margin-bottom:0px; margin-left:0px; margin-right:0px; -qt-block-indent:0; text-indent:0px;&quot;&gt;&lt;span style=&quot; font-family:'Arial','sans-serif'; font-weight:700;&quot;&gt;---------------------------------------------------------------------------------------------------------------------------------------------------------------------------&lt;/span&gt;&lt;/p&gt;
&lt;p style=&quot;-qt-paragraph-type:empty; margin-top:0px; margin-bottom:0px; margin-left:0px; margin-right:0px; -qt-block-indent:0; text-indent:0px;&quot;&gt;&lt;br /&gt;&lt;/p&gt;
&lt;p align=&quot;center&quot; style=&quot; margin-top:0px; margin-bottom:0px; margin-left:0px; margin-right:0px; -qt-block-indent:0; text-indent:0px;&quot;&gt;&lt;img src=&quot;:/images/MaintenanceLight.png&quot; width=&quot;150&quot; height=&quot;120&quot; /&gt;&lt;/p&gt;
&lt;p align=&quot;center&quot; style=&quot;-qt-paragraph-type:empty; margin-top:0px; margin-bottom:0px; margin-left:0px; margin-right:0px; -qt-block-indent:0; text-indent:0px;&quot;&gt;&lt;br /&gt;&lt;/p&gt;
&lt;p align=&quot;center&quot; style=&quot; margin-top:0px; margin-bottom:12px; margin-left:0px; margin-right:0px; -qt-block-indent:0; text-indent:0px;&quot;&gt;&lt;span style=&quot; font-size:14pt; font-weight:700; text-decoration: underline;&quot;&gt;Maintenance Reminder Light &lt;/span&gt;&lt;/p&gt;
&lt;p style=&quot; margin-top:0px; margin-bottom:0px; margin-left:0px; margin-right:0px; -qt-block-indent:0; text-indent:0px;&quot;&gt;&lt;span style=&quot; font-size:12pt;&quot;&gt;●&lt;/span&gt;&lt;span style=&quot; font-family:'Times New Roman'; font-size:7pt;&quot;&gt;      &lt;/span&gt;&lt;span style=&quot; font-size:12pt; font-weight:700;&quot;&gt;What It Means&lt;/span&gt;&lt;span style=&quot; font-size:12pt;&quot;&gt;: Indicates scheduled maintenance is due (e.g., oil change).&lt;/span&gt; &lt;/p&gt;
&lt;p style=&quot; margin-top:12px; margin-bottom:12px; margin-left:0px; margin-right:0px; -qt-block-indent:0; text-indent:0px;&quot;&gt;&lt;span style=&quot; font-size:12pt;&quot;&gt;●&lt;/span&gt;&lt;span style=&quot; font-family:'Times New Roman'; font-size:7pt;&quot;&gt;      &lt;/span&gt;&lt;span style=&quot; font-size:12pt; font-weight:700;&quot;&gt;Fix Without Experience&lt;/span&gt;&lt;span style=&quot; font-size:12pt;&quot;&gt;: Perform basic maintenance like an oil change if you’re confident, or reset the light after.&lt;/span&gt; &lt;/p&gt;
&lt;p style=&quot; margin-top:0px; margin-bottom:0px; margin-left:0px; margin-right:0px; -qt-block-indent:0; text-indent:0px;&quot;&gt;&lt;span style=&quot; font-size:12pt;&quot;&gt;●&lt;/span&gt;&lt;span style=&quot; font-family:'Times New Roman'; font-size:7pt;&quot;&gt;      &lt;/span&gt;&lt;span style=&quot; font-size:12pt; font-weight:700;&quot;&gt;Mechanic Experience&lt;/span&gt;&lt;span style=&quot; font-size:12pt;&quot;&gt;: Seek professional help for more complex maintenance.&lt;/span&gt;&lt;/p&gt;
&lt;p style=&quot;-qt-paragraph-type:empty; margin-top:0px; margin-bottom:0px; margin-left:0px; margin-right:0px; -qt-block-indent:0; text-indent:0px; font-size:12pt;&quot;&gt;&lt;br /&gt;&lt;/p&gt;
&lt;p style=&quot; margin-top:0px; margin-bottom:0px; margin-left:0px; margin-right:0px; -qt-block-indent:0; text-indent:0px;&quot;&gt;&lt;span style=&quot; font-family:'Arial','sans-serif'; font-weight:700;&quot;&gt;---------------------------------------------------------------------------------------------------------------------------------------------------------------------------&lt;/span&gt;&lt;/p&gt;
&lt;p style=&quot; margin-top:0px; margin-bottom:0px; margin-left:0px; margin-right:0px; -qt-block-indent:0; text-indent:0px;&quot;&gt; &lt;/p&gt;
&lt;p align=&quot;center&quot; style=&quot; margin-top:0px; margin-bottom:0px; margin-left:0px; margin-right:0px; -qt-block-indent:0; text-indent:0px;&quot;&gt;&lt;img src=&quot;:/images/SeatBeltLight.png&quot; width=&quot;130&quot; height=&quot;120&quot; /&gt;&lt;/p&gt;
&lt;p align=&quot;center&quot; style=&quot;-qt-paragraph-type:empty; margin-top:0px; margin-bottom:0px; margin-left:0px; margin-right:0px; -qt-block-indent:0; text-indent:0px;&quot;&gt;&lt;br /&gt;&lt;/p&gt;
&lt;p align=&quot;center&quot; style=&quot; margin-top:0px; margin-bottom:12px; margin-left:0px; margin-right:0px; -qt-block-indent:0; text-indent:0px;&quot;&gt;&lt;span style=&quot; font-size:14pt; font-weight:700; text-decoration: underline;&quot;&gt;Seat Belt Reminder Light &lt;/span&gt;&lt;/p&gt;
&lt;p style=&quot; margin-top:0px; margin-bottom:0px; margin-left:0px; margin-right:0px; -qt-block-indent:0; text-indent:0px;&quot;&gt;&lt;span style=&quot; font-size:12pt;&quot;&gt;●&lt;/span&gt;&lt;span style=&quot; font-family:'Times New Roman'; font-size:7pt;&quot;&gt;      &lt;/span&gt;&lt;span style=&quot; font-size:12pt; font-weight:700;&quot;&gt;What It Means&lt;/span&gt;&lt;span style=&quot; font-size:12pt;&quot;&gt;: Indicates seat belts are not fastened.&lt;/span&gt; &lt;/p&gt;
&lt;p style=&quot; margin-top:12px; margin-bottom:12px; margin-left:0px; margin-right:0px; -qt-block-indent:0; text-indent:0px;&quot;&gt;&lt;span style=&quot; font-size:12pt;&quot;&gt;●&lt;/span&gt;&lt;span style=&quot; font-family:'Times New Roman'; font-size:7pt;&quot;&gt;      &lt;/span&gt;&lt;span style=&quot; font-size:12pt; font-weight:700;&quot;&gt;Fix Without Experience&lt;/span&gt;&lt;span style=&quot; font-size:12pt;&quot;&gt;: Buckle up!&lt;/span&gt; &lt;/p&gt;
&lt;p style=&quot; margin-top:0px; margin-bottom:0px; margin-left:0px; margin-right:0px; -qt-block-indent:0; text-indent:0px;&quot;&gt;&lt;span style=&quot; font-size:12pt;&quot;&gt;●&lt;/span&gt;&lt;span style=&quot; font-family:'Times New Roman'; font-size:7pt;&quot;&gt;      &lt;/span&gt;&lt;span style=&quot; font-size:12pt; font-weight:700;&quot;&gt;Mechanic Experience&lt;/span&gt;&lt;span style=&quot; font-size:12pt;&quot;&gt;: None needed unless the sensor is faulty.&lt;/span&gt; &lt;/p&gt;
&lt;p style=&quot;-qt-paragraph-type:empty; margin-top:0px; margin-bottom:0px; margin-left:0px; margin-right:0px; -qt-block-indent:0; text-indent:0px;&quot;&gt;&lt;br /&gt;&lt;/p&gt;
&lt;p style=&quot; margin-top:0px; margin-bottom:0px; margin-left:0px; margin-right:0px; -qt-block-indent:0; text-indent:0px;&quot;&gt;&lt;span style=&quot; font-family:'Arial','sans-serif'; font-weight:700;&quot;&gt;---------------------------------------------------------------------------------------------------------------------------------------------------------------------------&lt;/span&gt;&lt;/p&gt;
&lt;p style=&quot;-qt-paragraph-type:empty; margin-top:0px; margin-bottom:0px; margin-left:0px; margin-right:0px; -qt-block-indent:0; text-indent:0px;&quot;&gt;&lt;br /&gt;&lt;/p&gt;
&lt;p align=&quot;center&quot; style=&quot; margin-top:0px; margin-bottom:0px; margin-left:0px; margin-right:0px; -qt-block-indent:0; text-indent:0px;&quot;&gt;&lt;img src=&quot;:/images/WiperFluidLowLight.png&quot; width=&quot;120&quot; height=&quot;130&quot; /&gt;&lt;/p&gt;
&lt;p align=&quot;center&quot; style=&quot;-qt-paragraph-type:empty; margin-top:0px; margin-bottom:0px; margin-left:0px; margin-right:0px; -qt-block-indent:0; text-indent:0px;&quot;&gt;&lt;br /&gt;&lt;/p&gt;
&lt;p align=&quot;center&quot; style=&quot; margin-top:0px; margin-bottom:12px; margin-left:0px; margin-right:0px; -qt-block-indent:0; text-indent:0px;&quot;&gt;&lt;span style=&quot; font-size:14pt; font-weight:700; text-decoration: underline;&quot;&gt;Washer Fluid Warning Light &lt;/span&gt;&lt;/p&gt;
&lt;p style=&quot; margin-top:0px; margin-bottom:0px; margin-left:0px; margin-right:0px; -qt-block-indent:0; text-indent:0px;&quot;&gt;&lt;span style=&quot; font-size:12pt;&quot;&gt;●&lt;/span&gt;&lt;span style=&quot; font-family:'Times New Roman'; font-size:7pt;&quot;&gt;      &lt;/span&gt;&lt;span style=&quot; font-size:12pt; font-weight:700;&quot;&gt;What It Means&lt;/span&gt;&lt;span style=&quot; font-size:12pt;&quot;&gt;: Washer fluid is low.&lt;/span&gt; &lt;/p&gt;
&lt;p style=&quot; margin-top:12px; margin-bottom:12px; margin-left:0px; margin-right:0px; -qt-block-indent:0; text-indent:0px;&quot;&gt;&lt;span style=&quot; font-size:12pt;&quot;&gt;●&lt;/span&gt;&lt;span style=&quot; font-family:'Times New Roman'; font-size:7pt;&quot;&gt;      &lt;/span&gt;&lt;span style=&quot; font-size:12pt; font-weight:700;&quot;&gt;Fix Without Experience&lt;/span&gt;&lt;span style=&quot; font-size:12pt;&quot;&gt;: Refill washer fluid reservoir.&lt;/span&gt; &lt;/p&gt;
&lt;p style=&quot; margin-top:0px; margin-bottom:0px; margin-left:0px; margin-right:0px; -qt-block-indent:0; text-indent:0px;&quot;&gt;&lt;span style=&quot; font-size:12pt;&quot;&gt;●&lt;/span&gt;&lt;span style=&quot; font-family:'Times New Roman'; font-size:7pt;&quot;&gt;      &lt;/span&gt;&lt;span style=&quot; font-size:12pt; font-weight:700;&quot;&gt;Mechanic Experience&lt;/span&gt;&lt;span style=&quot; font-size:12pt;&quot;&gt;: None needed unless the reservoir or sensor is damaged.&lt;/span&gt; &lt;/p&gt;
&lt;p style=&quot; margin-top:12px; margin-bottom:12px; margin-left:0px; margin-right:0px; -qt-block-indent:0; text-indent:0px;&quot;&gt;&lt;span style=&quot; font-size:12pt;&quot;&gt;If in doubt, always consult your owner’s manual or seek professional advice!&lt;/span&gt; &lt;/p&gt;&lt;/body&gt;&lt;/html&gt;</string>
     </property>
    </widget>
   </item>
   <item>
    <layout class="QHBoxLayout" name="horizontalLayout">
     <item>
      <widget class="QCommandLinkButton" name="tableOfContentsButton">
       <property name="sizePolicy">
        <sizepolicy hsizetype="Fixed" vsizetype="Fixed">
         <horstretch>0</horstretch>
         <verstretch>0</verstretch>
        </sizepolicy>
       </property>
       <property name="minimumSize">
        <size>
         <width>225</width>
         <height>75</height>
        </size>
       </property>
       <property name="maximumSize">
        <size>
         <width>225</width>
         <height>75</height>
        </size>
       </property>
       <property name="styleSheet">
        <string notr="true">background-color: rgb(207, 207, 207);
border-radius: 25%;</string>
       </property>
       <property name="text">
        <string>Home</string>
       </property>
       <property name="icon">
        <iconset theme="QIcon::ThemeIcon::GoHome"/>
       </property>
       <property name="description">
        <string>Return to the Table of Contents</string>
       </property>
      </widget>
     </item>
     <item>
      <spacer name="horizontalSpacer">
       <property name="orientation">
        <enum>Qt::Orientation::Horizontal</enum>
       </property>
       <property name="sizeHint" stdset="0">
        <size>
         <width>40</width>
         <height>20</height>
        </size>
       </property>
      </spacer>
     </item>
     <item>
      <widget class="QCommandLinkButton" name="warningLightsQuizButton">
       <property name="sizePolicy">
        <sizepolicy hsizetype="Fixed" vsizetype="Fixed">
         <horstretch>0</horstretch>
         <verstretch>0</verstretch>
        </sizepolicy>
       </property>
       <property name="minimumSize">
        <size>
         <width>225</width>
         <height>75</height>
        </size>
       </property>
       <property name="maximumSize">
        <size>
         <width>225</width>
         <height>75</height>
        </size>
       </property>
       <property name="styleSheet">
        <string notr="true">background-color: rgb(207, 207, 207);
border-radius: 25%;</string>
       </property>
       <property name="text">
        <string>Quiz</string>
       </property>
       <property name="description">
        <string>Test your knowledge</string>
       </property>
      </widget>
     </item>
    </layout>
   </item>
  </layout>
 </widget>
 <resources/>
 <connections/>
</ui>
